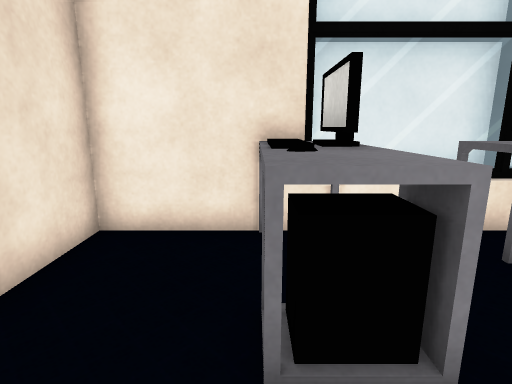
View 1 (above)

21 first-person views from a walk through a 3-D level made in the Unity game engine. The camera is 1.2 m above the floor, tilts 12° down and sees 80° across. The floor is counted in squares, 0.6 m on a side. Each view is taken from the middle of a square. On the plan, view 1 faces up. The plan holds only what a view shows up to about 17 squares ahead; the rest is blank. The place goes on beyond the plan. The player character is not drawn. Some surface patterns are stand-ins.

View 2
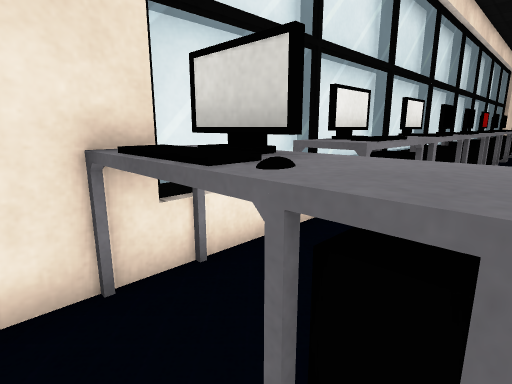

View 3
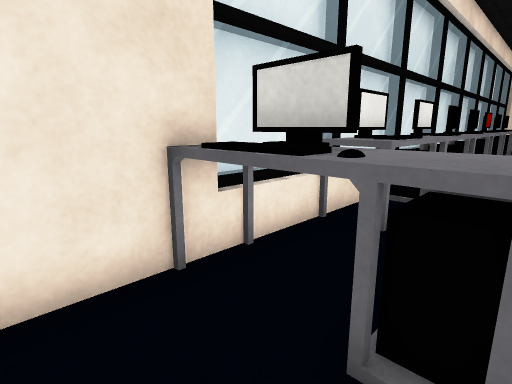

View 4
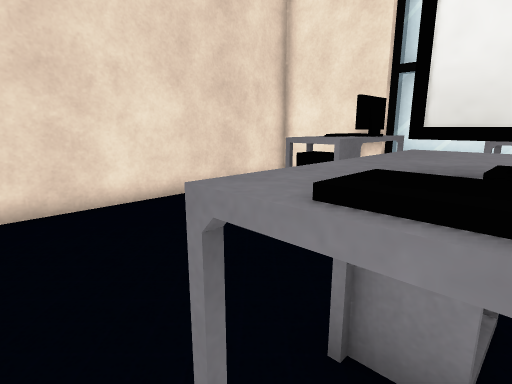

View 5
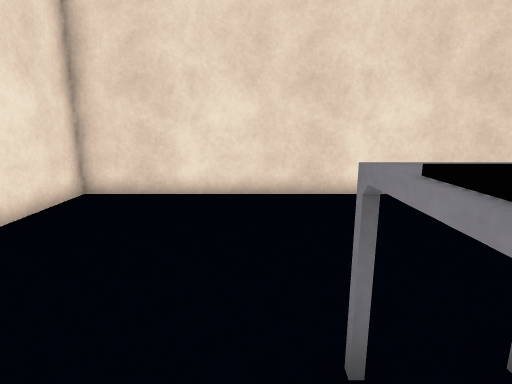

View 6
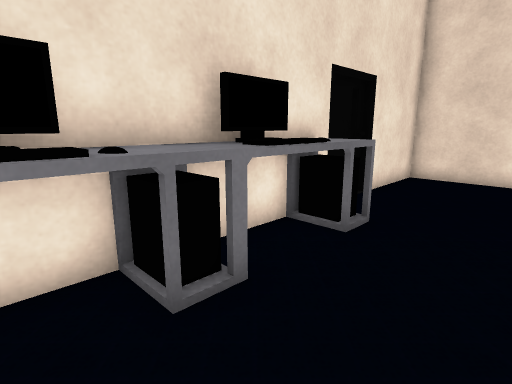

View 7
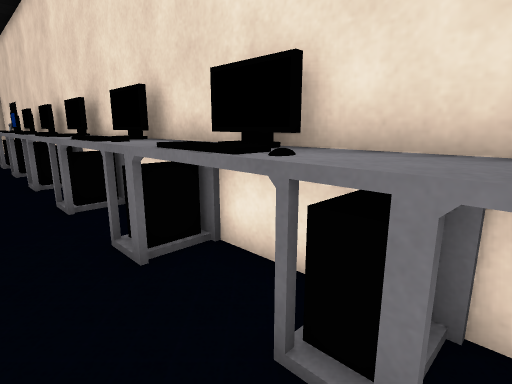

View 8
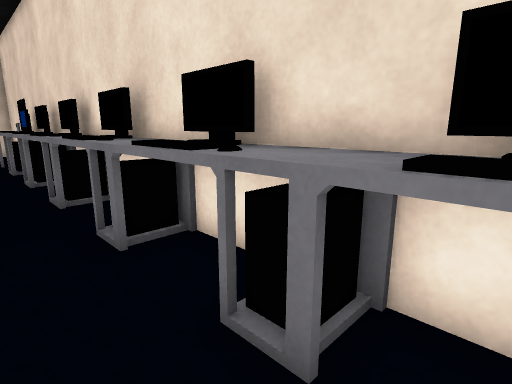

View 9
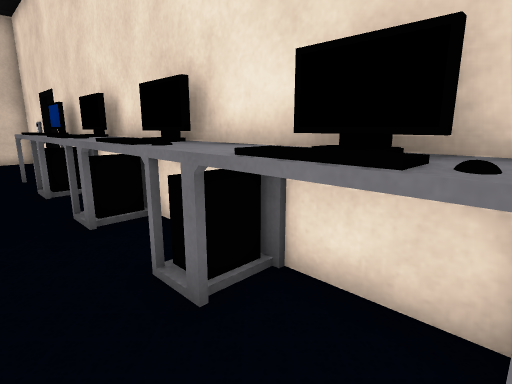

View 10
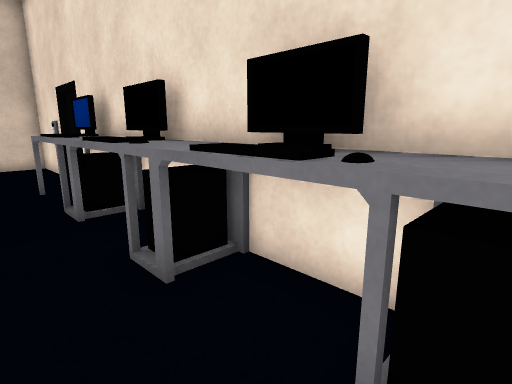

View 11
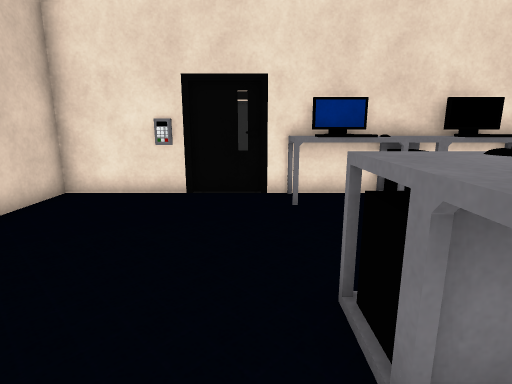

View 12
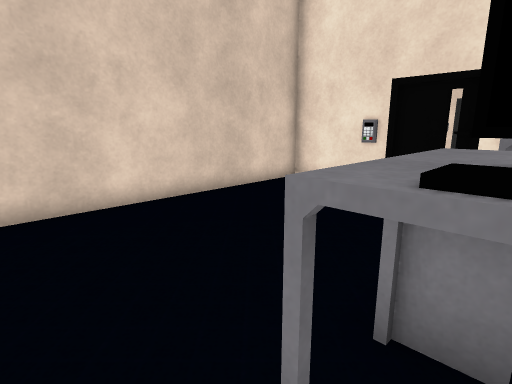

View 13
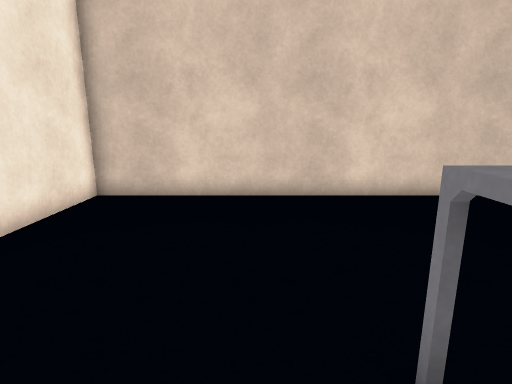

View 14
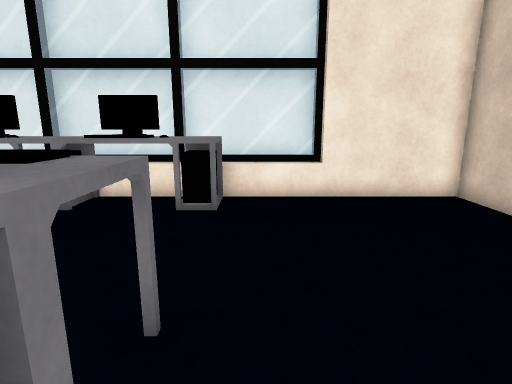

View 15
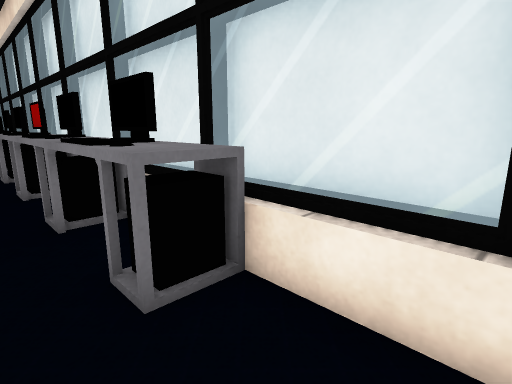

View 16
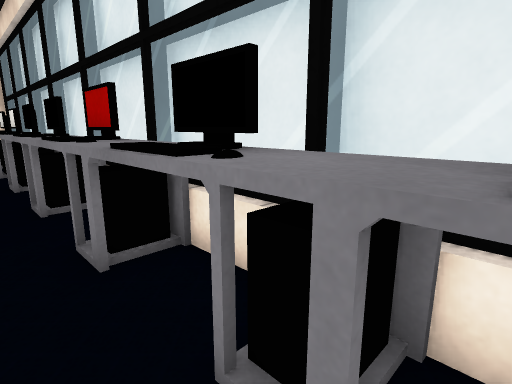

View 17
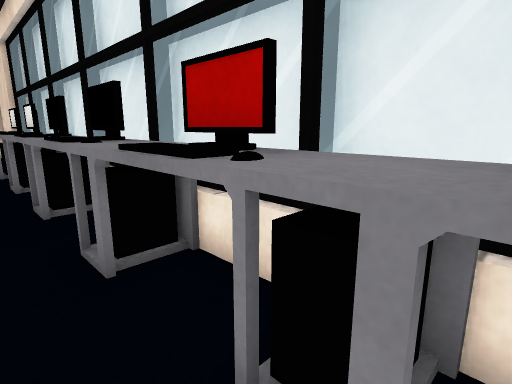

View 18
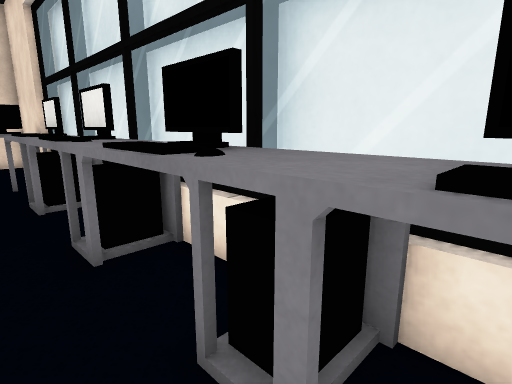

View 19
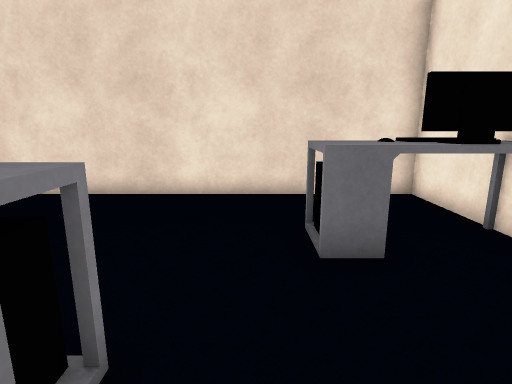

View 20
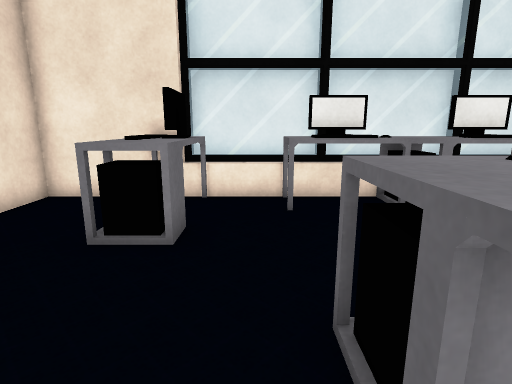

View 21
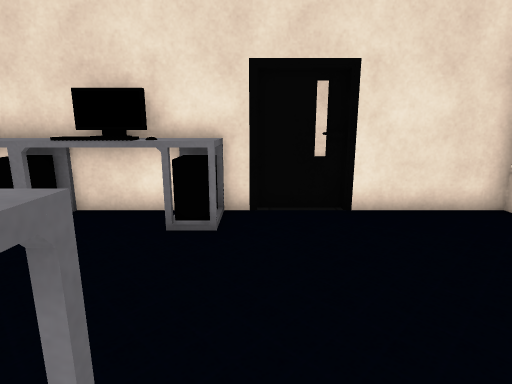

### Floor plan
Key: @ floor where view 1 was taken; # wall or solid block; x gap in a wall; . floor; = window, fence, low wall or low ledge; ^ raised ledge.
Columns run from 3 left of view 1 to 37 right of it. Each row starts with its distance up from view 1.
  7     #####                       #####
  6 ######=###########################==#####
  5 #  ^^. ^^^^^^^^^^^^^^^^^^^^^^^^^^^      #
  4 #  ^#= ^^^^^^^^^^^^^^^^^^^^^^^^^^^      #
  3 #  ^^x             .      .   .     .   #
  2 #..^^.                                  #
  1 #        .                     ..       #
  0 #  @  ..^                       .=.     #
 -1 #     .^^                       ^^..    #
 -2 #    ..^^                       ^^..    #
 -3 #    ..^^                       ^^..    #
 -4 #       ..                       ..     #
 -5 #            .                          #
 -6 #         .  .     .  .                 #
 -7 #                                       #
 -8 #      ^^^^^^^^^^^^^^^^^^^^^^^^^^^      #
 -9 ########^##^##^^##^^##^^##^##^^##########

Where each view was taken, in squares from view 1:
view 1: 0 up, 0 right, facing up
view 2: 2 up, 1 left, facing up-right
view 3: 2 up, 2 left, facing up-right
view 4: 4 down, 5 right, facing up-left
view 5: 4 down, 6 right, facing left
view 6: 5 down, 10 right, facing down-left
view 7: 6 down, 7 right, facing down-right
view 8: 6 down, 10 right, facing down-right
view 9: 6 down, 16 right, facing down-right
view 10: 6 down, 19 right, facing down-right
view 11: 0 up, 31 right, facing down
view 12: 1 up, 29 right, facing down-right
view 13: 1 up, 28 right, facing right
view 14: 3 down, 31 right, facing up
view 15: 3 up, 33 right, facing up-left
view 16: 3 up, 27 right, facing up-left
view 17: 3 up, 23 right, facing up-left
view 18: 3 up, 16 right, facing up-left
view 19: 1 up, 6 right, facing left
view 20: 3 down, 3 right, facing up
view 21: 2 down, 3 right, facing down
